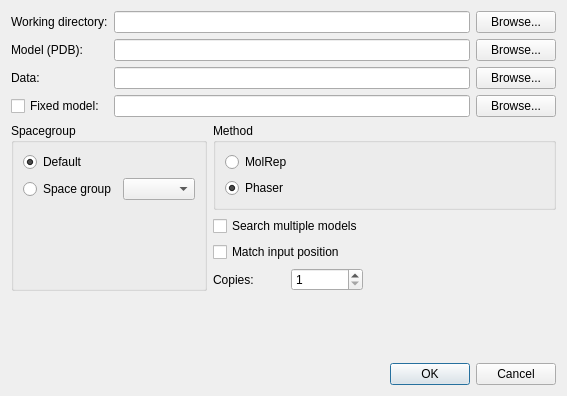
<?xml version="1.0" encoding="UTF-8"?>
<ui version="4.0">
 <class>MolRep</class>
 <widget class="QDialog" name="MolRep">
  <property name="geometry">
   <rect>
    <x>0</x>
    <y>0</y>
    <width>567</width>
    <height>396</height>
   </rect>
  </property>
  <property name="windowTitle">
   <string>Molecular Replacement</string>
  </property>
  <layout class="QGridLayout" name="gridLayout_4">
   <item row="0" column="0" colspan="2">
    <layout class="QGridLayout" name="gridLayout">
     <item row="0" column="0">
      <widget class="QLabel" name="label">
       <property name="text">
        <string>Working directory:</string>
       </property>
      </widget>
     </item>
     <item row="1" column="0">
      <widget class="QLabel" name="label_2">
       <property name="text">
        <string>Model (PDB):</string>
       </property>
      </widget>
     </item>
     <item row="2" column="0">
      <widget class="QLabel" name="label_3">
       <property name="text">
        <string>Data:</string>
       </property>
      </widget>
     </item>
     <item row="0" column="1">
      <widget class="QLineEdit" name="workingDirLineEdit"/>
     </item>
     <item row="1" column="1">
      <widget class="QLineEdit" name="modelLineEdit"/>
     </item>
     <item row="2" column="1">
      <widget class="QLineEdit" name="dataLineEdit"/>
     </item>
     <item row="0" column="2">
      <widget class="QPushButton" name="workingDirPushButton">
       <property name="text">
        <string>Browse...</string>
       </property>
      </widget>
     </item>
     <item row="1" column="2">
      <widget class="QPushButton" name="modelPushButton">
       <property name="text">
        <string>Browse...</string>
       </property>
      </widget>
     </item>
     <item row="2" column="2">
      <widget class="QPushButton" name="dataPushButton">
       <property name="text">
        <string>Browse...</string>
       </property>
      </widget>
     </item>
     <item row="3" column="1">
      <widget class="QLineEdit" name="fixedModelLineEdit"/>
     </item>
     <item row="3" column="2">
      <widget class="QPushButton" name="fixedModelPushButton">
       <property name="text">
        <string>Browse...</string>
       </property>
      </widget>
     </item>
     <item row="3" column="0">
      <widget class="QCheckBox" name="fixedModelCheckBox">
       <property name="text">
        <string>Fixed model:</string>
       </property>
      </widget>
     </item>
    </layout>
   </item>
   <item row="1" column="0" rowspan="2">
    <widget class="QGroupBox" name="groupBox">
     <property name="title">
      <string>Spacegroup</string>
     </property>
     <layout class="QGridLayout" name="gridLayout_2">
      <item row="0" column="0">
       <widget class="QRadioButton" name="defaultSpacegroupRadioButton">
        <property name="text">
         <string>Default</string>
        </property>
        <property name="checked">
         <bool>true</bool>
        </property>
       </widget>
      </item>
      <item row="1" column="1">
       <widget class="QComboBox" name="spaceGroupComboBox"/>
      </item>
      <item row="1" column="0">
       <widget class="QRadioButton" name="spaceGroupRadioButton">
        <property name="text">
         <string>Space group</string>
        </property>
       </widget>
      </item>
      <item row="2" column="1">
       <spacer name="verticalSpacer_2">
        <property name="orientation">
         <enum>Qt::Vertical</enum>
        </property>
        <property name="sizeHint" stdset="0">
         <size>
          <width>20</width>
          <height>40</height>
         </size>
        </property>
       </spacer>
      </item>
     </layout>
    </widget>
   </item>
   <item row="1" column="1">
    <widget class="QGroupBox" name="groupBox_2">
     <property name="title">
      <string>Method</string>
     </property>
     <layout class="QVBoxLayout" name="verticalLayout">
      <item>
       <widget class="QRadioButton" name="molRepRadioButton">
        <property name="text">
         <string>MolRep</string>
        </property>
       </widget>
      </item>
      <item>
       <widget class="QRadioButton" name="phaserRadioButton">
        <property name="text">
         <string>Phaser</string>
        </property>
        <property name="checked">
         <bool>true</bool>
        </property>
       </widget>
      </item>
     </layout>
    </widget>
   </item>
   <item row="2" column="1">
    <layout class="QGridLayout" name="gridLayout_3">
     <item row="0" column="0" colspan="2">
      <widget class="QCheckBox" name="searchMultipleCheckBox">
       <property name="text">
        <string>Search multiple models</string>
       </property>
      </widget>
     </item>
     <item row="1" column="0" colspan="2">
      <widget class="QCheckBox" name="matchInputCheckBox">
       <property name="text">
        <string>Match input position</string>
       </property>
      </widget>
     </item>
     <item row="2" column="0">
      <widget class="QLabel" name="label_4">
       <property name="text">
        <string>Copies:</string>
       </property>
      </widget>
     </item>
     <item row="2" column="1">
      <widget class="QSpinBox" name="copiesSpinBox">
       <property name="minimum">
        <number>1</number>
       </property>
      </widget>
     </item>
     <item row="2" column="2">
      <spacer name="horizontalSpacer">
       <property name="orientation">
        <enum>Qt::Horizontal</enum>
       </property>
       <property name="sizeHint" stdset="0">
        <size>
         <width>40</width>
         <height>20</height>
        </size>
       </property>
      </spacer>
     </item>
    </layout>
   </item>
   <item row="3" column="0">
    <spacer name="verticalSpacer">
     <property name="orientation">
      <enum>Qt::Vertical</enum>
     </property>
     <property name="sizeHint" stdset="0">
      <size>
       <width>20</width>
       <height>40</height>
      </size>
     </property>
    </spacer>
   </item>
   <item row="4" column="0" colspan="2">
    <widget class="QDialogButtonBox" name="buttonBox">
     <property name="orientation">
      <enum>Qt::Horizontal</enum>
     </property>
     <property name="standardButtons">
      <set>QDialogButtonBox::Cancel|QDialogButtonBox::Ok</set>
     </property>
    </widget>
   </item>
  </layout>
 </widget>
 <tabstops>
  <tabstop>buttonBox</tabstop>
  <tabstop>workingDirLineEdit</tabstop>
  <tabstop>workingDirPushButton</tabstop>
  <tabstop>modelLineEdit</tabstop>
  <tabstop>modelPushButton</tabstop>
  <tabstop>dataLineEdit</tabstop>
  <tabstop>dataPushButton</tabstop>
  <tabstop>fixedModelCheckBox</tabstop>
  <tabstop>fixedModelLineEdit</tabstop>
  <tabstop>fixedModelPushButton</tabstop>
  <tabstop>defaultSpacegroupRadioButton</tabstop>
  <tabstop>spaceGroupRadioButton</tabstop>
  <tabstop>spaceGroupComboBox</tabstop>
  <tabstop>phaserRadioButton</tabstop>
  <tabstop>molRepRadioButton</tabstop>
  <tabstop>searchMultipleCheckBox</tabstop>
  <tabstop>matchInputCheckBox</tabstop>
 </tabstops>
 <resources/>
 <connections>
  <connection>
   <sender>buttonBox</sender>
   <signal>accepted()</signal>
   <receiver>MolRep</receiver>
   <slot>accept()</slot>
   <hints>
    <hint type="sourcelabel">
     <x>248</x>
     <y>254</y>
    </hint>
    <hint type="destinationlabel">
     <x>157</x>
     <y>274</y>
    </hint>
   </hints>
  </connection>
  <connection>
   <sender>buttonBox</sender>
   <signal>rejected()</signal>
   <receiver>MolRep</receiver>
   <slot>reject()</slot>
   <hints>
    <hint type="sourcelabel">
     <x>316</x>
     <y>260</y>
    </hint>
    <hint type="destinationlabel">
     <x>286</x>
     <y>274</y>
    </hint>
   </hints>
  </connection>
 </connections>
</ui>
